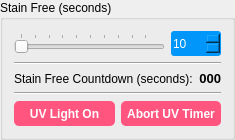
                     <widget class="QGroupBox" name="groupBox">
                      <property name="title">
                       <string>Stain Free (seconds)</string>
                      </property>
                      <layout class="QVBoxLayout" name="verticalLayout_10">
                       <item>
                        <layout class="QHBoxLayout" name="horizontalLayout_23">
                         <item>
                          <widget class="QSlider" name="sliderStainFree">
                           <property name="minimum">
                            <number>10</number>
                           </property>
                           <property name="maximum">
                            <number>600</number>
                           </property>
                           <property name="orientation">
                            <enum>Qt::Horizontal</enum>
                           </property>
                           <property name="tickPosition">
                            <enum>QSlider::TicksAbove</enum>
                           </property>
                           <property name="tickInterval">
                            <number>60</number>
                           </property>
                          </widget>
                         </item>
                         <item>
                          <widget class="QSpinBox" name="spinStainFree">
                           <property name="minimumSize">
                            <size>
                             <width>50</width>
                             <height>25</height>
                            </size>
                           </property>
                           <property name="styleSheet">
                            <string notr="true">QSpinBox{	
background-color : rgb(0, 150, 250);
color:rgb(255, 255, 255);
font: 10pt &quot;Segoe UI&quot;;
border-radius: 3px;
}</string>
                           </property>
                           <property name="minimum">
                            <number>10</number>
                           </property>
                           <property name="maximum">
                            <number>600</number>
                           </property>
                          </widget>
                         </item>
                        </layout>
                       </item>
                       <item>
                        <widget class="Line" name="line_25">
                         <property name="orientation">
                          <enum>Qt::Horizontal</enum>
                         </property>
                        </widget>
                       </item>
                       <item>
                        <layout class="QHBoxLayout" name="horizontalLayout_20">
                         <item>
                          <widget class="QLabel" name="label_11">
                           <property name="text">
                            <string>Stain Free Countdown (seconds):</string>
                           </property>
                          </widget>
                         </item>
                         <item>
                          <widget class="QLabel" name="labelElapsedTime">
                           <property name="minimumSize">
                            <size>
                             <width>20</width>
                             <height>0</height>
                            </size>
                           </property>
                           <property name="font">
                            <font>
                             <family>Segoe UI</family>
                             <pointsize>10</pointsize>
                             <weight>75</weight>
                             <italic>false</italic>
                             <bold>true</bold>
                            </font>
                           </property>
                           <property name="layoutDirection">
                            <enum>Qt::LeftToRight</enum>
                           </property>
                           <property name="text">
                            <string>000</string>
                           </property>
                           <property name="scaledContents">
                            <bool>false</bool>
                           </property>
                           <property name="alignment">
                            <set>Qt::AlignRight|Qt::AlignTrailing|Qt::AlignVCenter</set>
                           </property>
                           <property name="margin">
                            <number>0</number>
                           </property>
                          </widget>
                         </item>
                        </layout>
                       </item>
                       <item>
                        <widget class="Line" name="line_26">
                         <property name="orientation">
                          <enum>Qt::Horizontal</enum>
                         </property>
                        </widget>
                       </item>
                       <item>
                        <layout class="QHBoxLayout" name="horizontalLayout_19">
                         <item>
                          <widget class="QPushButton" name="buttonStartStainFree">
                           <property name="minimumSize">
                            <size>
                             <width>0</width>
                             <height>25</height>
                            </size>
                           </property>
                           <property name="styleSheet">
                            <string notr="true">QPushButton{	
background-color : rgb(255, 85, 127);
color:rgb(255, 255, 255);
font: 10pt &quot;Segoe UI&quot;;
font: bold;
border-radius: 5px;
}

QPushButton::pressed{background-color :rgb(0, 170, 255);}

QPushButton::checked{background-color :rgb(0, 255, 127);}
</string>
                           </property>
                           <property name="text">
                            <string>UV Light On</string>
                           </property>
                           <property name="checkable">
                            <bool>false</bool>
                           </property>
                          </widget>
                         </item>
                         <item>
                          <widget class="QPushButton" name="buttonAbortStainFree">
                           <property name="minimumSize">
                            <size>
                             <width>0</width>
                             <height>25</height>
                            </size>
                           </property>
                           <property name="styleSheet">
                            <string notr="true">QPushButton{	
background-color : rgb(255, 85, 127);
color:rgb(255, 255, 255);
font: 10pt &quot;Segoe UI&quot;;
font: bold;
border-radius: 5px;
}

QPushButton::pressed{background-color :rgb(0, 170, 255);}

QPushButton::checked{background-color :rgb(0, 255, 127);}
</string>
                           </property>
                           <property name="text">
                            <string>Abort UV Timer</string>
                           </property>
                          </widget>
                         </item>
                        </layout>
                       </item>
                      </layout>
                     </widget>
